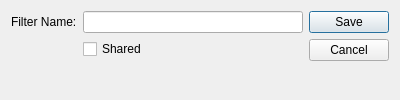
<?xml version="1.0" encoding="UTF-8"?>
<ui version="4.0">
 <class>filterSave</class>
 <widget class="QDialog" name="filterSave">
  <property name="geometry">
   <rect>
    <x>0</x>
    <y>0</y>
    <width>400</width>
    <height>100</height>
   </rect>
  </property>
  <property name="windowTitle">
   <string>Save Filter</string>
  </property>
  <layout class="QGridLayout" name="gridLayout_2">
   <item row="0" column="0">
    <layout class="QVBoxLayout" name="verticalLayout">
     <item>
      <layout class="QGridLayout" name="gridLayout">
       <item row="0" column="0">
        <widget class="QLabel" name="_filterNameLit">
         <property name="text">
          <string>Filter Name:</string>
         </property>
        </widget>
       </item>
       <item row="0" column="1">
        <widget class="QLineEdit" name="_filterName"/>
       </item>
       <item row="1" column="1">
        <widget class="QCheckBox" name="_shared">
         <property name="text">
          <string>Shared</string>
         </property>
        </widget>
       </item>
      </layout>
     </item>
     <item>
      <spacer name="verticalSpacer">
       <property name="orientation">
        <enum>Qt::Vertical</enum>
       </property>
       <property name="sizeHint" stdset="0">
        <size>
         <width>20</width>
         <height>13</height>
        </size>
       </property>
      </spacer>
     </item>
    </layout>
   </item>
   <item row="0" column="1">
    <widget class="QDialogButtonBox" name="_buttonBox">
     <property name="orientation">
      <enum>Qt::Vertical</enum>
     </property>
     <property name="standardButtons">
      <set>QDialogButtonBox::Cancel|QDialogButtonBox::Save</set>
     </property>
    </widget>
   </item>
  </layout>
 </widget>
 <tabstops>
  <tabstop>_filterName</tabstop>
  <tabstop>_shared</tabstop>
  <tabstop>_buttonBox</tabstop>
 </tabstops>
 <resources/>
 <connections/>
</ui>
